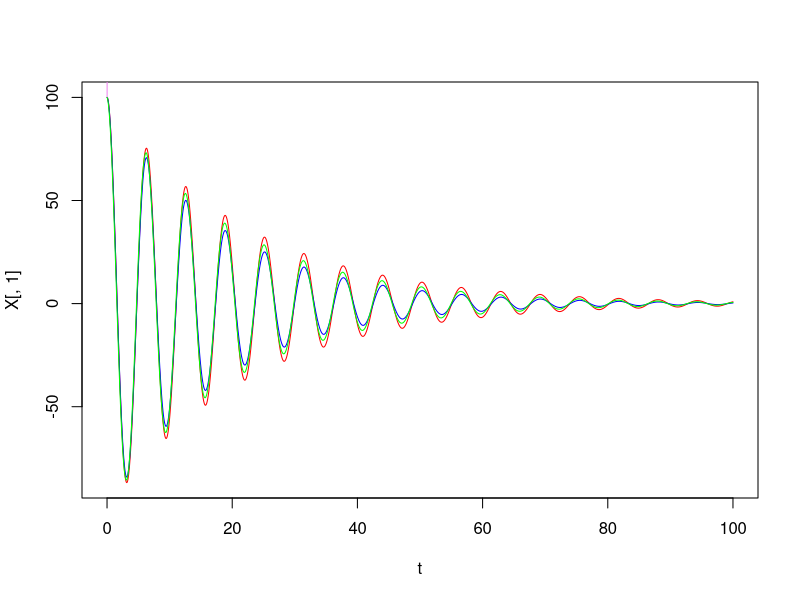

Write the R code that produced this figure.
f <- function(t, X){
  # X = c(x[i], x[2]) <- c(x, v)
  
  return(c(X[2], -X[1]-0.1*X[2]))
}

Euler <- function(x, y, f, h){return(y+h*f(x,y))}
RK2 <- function(x, y, f, h){
  hhalf <- 0.5*h
  return(y+h*f(x+hhalf,y+h*f(x+hhalf,y+hhalf*f(x,y))))
  }

RK4 <- function(x, y, f, h){
  hhalf <- 0.5*h
  k1 <- f(x,y)
  k2 <- f(x+hhalf, y+hhalf*k1)
  k3 <- f(x+hhalf, y+hhalf*k2)
  k4 <- f(x+h, y+h*k3)
  return(y+h*(k1*2*(k2+k3)+k4)/6)
}



tMAX <- 100
n <- 10000
h <- tMAX/n
t <- seq(0, tMAX, h)
n <- n+1
X <- matrix(0, nrow = n, ncol = 2)
X[1,1] <- 100
X[1,2] <- 0
for(i in 2:n) X[i,] <- Euler(t, X[i-1,], f, h)
plot(t, X[,1], col='red', type ='l')


Xrk2 <- X
for(i in 2:n) Xrk2[i,] <- RK2(t, Xrk2[i-1,], f, h)
lines(t, Xrk2[,1], col='blue', type ='l')


Xrk4 <- X
for(i in 2:n) Xrk4[i,] <- RK4(t, Xrk4[i-1,], f, h)
lines(t, Xrk4[,1], col='violet', type ='l')



lines(t,100*exp(-0.1*t/2)*cos(t), X[,1], col='green', type ='l', add=TRUE)

